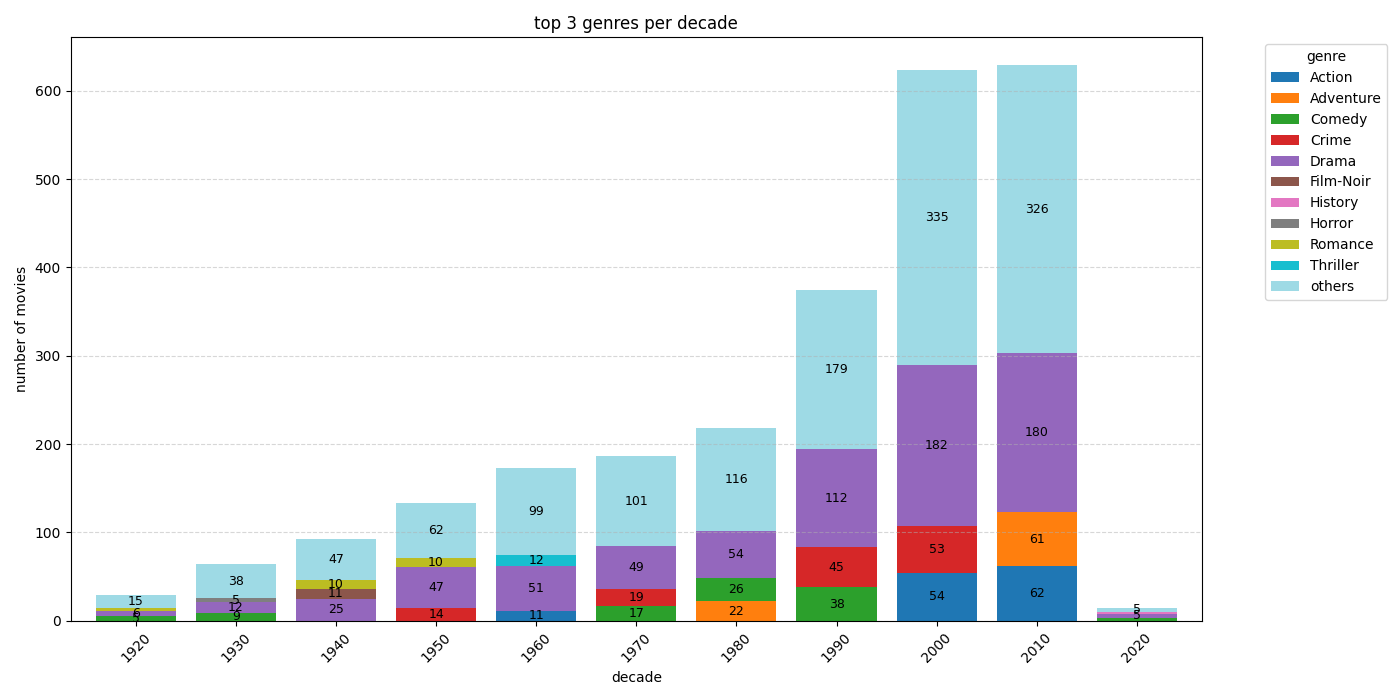

Here is the Python script that generated this plot:
# 260306_1.py 파일에서는 최다비중을 차지하는 장르만 표시했는데, 여기(260326_2.py)에서는 top3장르도 다 표시할 것

import pandas as pd
import matplotlib.pyplot as plt
import seaborn as sns
df = pd.read_csv('imdb_top_1000.csv', encoding='latin-1')

# 10년 단위로 칸 나누기, 연도 중 숫자가 아닌건 그냥 삭제해버림
df['Released_Year'] = pd.to_numeric(df['Released_Year'], errors='coerce')
df = df.dropna(subset=['Released_Year'])
df['decade'] = ((df['Released_Year'] // 10) * 10).astype(int)

# 장르 쪼개기, 같은 영화여도 여러 장르면 다 분리해놓음
df['genre'] = df['Genre'].str.split(',').apply(lambda x: [i.strip() for i in x])
df_exploded = df.explode('genre')

# 평점 5점 이상 필터링 (top1000 데이터라 쓸모없겠지만 그냥 짜는 코드)
df_filtered = df_exploded[df_exploded['IMDB_Rating'] >= 5.0]

# 장르 그룹화, 과반수 또는 최다 비중 추출
genre_trend = df_filtered.groupby(['decade', 'genre']).size().reset_index(name='count')
top_genre = genre_trend.loc[genre_trend.groupby('decade')['count'].idxmax()]

# 시대별 상위 3개 장르 추출, 나머지는 other로 퉁침
def get_top3_and_others(group):
    top3 = group.nlargest(3, 'count')
    others_count = group['count'].sum() - top3['count'].sum()

    others = pd.DataFrame({
        'decade': [group['decade'].iloc[0]],
        'genre': ['others'],
        'count': [others_count]
    })
    return pd.concat([top3, others])

top3_trend = genre_trend.groupby('decade', group_keys=False).apply(get_top3_and_others)

pivot_df = top3_trend.pivot(index='decade', columns='genre', values='count').fillna(0)

# 시각화
ax = pivot_df.plot(kind='bar', stacked=True, figsize=(14, 7), colormap='tab20', width=0.8)

# 막대 안에 영화 몇 편인가 숫자로 표시
for p in ax.patches:
    width, height = p.get_width(), p.get_height()
    if height > 3:
        x, y = p.get_xy() 
        ax.annotate(f'{int(height)}', (x + width/2, y + height/2), 
                    ha='center', va='center', fontsize=9, color='black')

# 영화 장르는 우상단에 써놓음
plt.title('top 3 genres per decade')
plt.xlabel('decade')
plt.ylabel('number of movies')
plt.legend(title='genre', bbox_to_anchor=(1.05, 1), loc='upper left')
plt.xticks(rotation=45)
plt.grid(axis='y', linestyle='--', alpha=0.5)
plt.tight_layout()
plt.show()

# 연도 별로 어떤 장르의 영화가 가장 큰 비중을 차지하는지 막대 그래프로 볼 수 있음
# 이로써 2010년대는 드라마, 어드벤처, 액션 순으로 top1000에 포함된 영화가 많았음을 볼 수 있음
